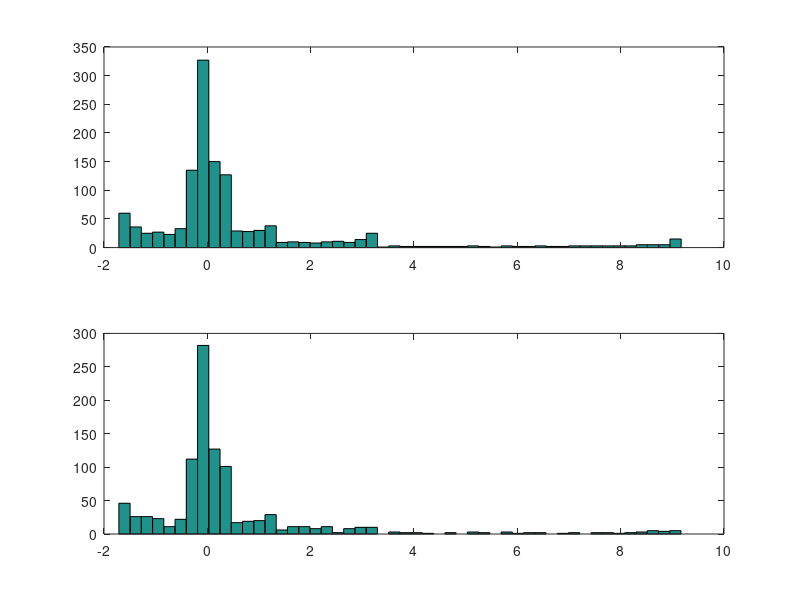

MATLAB code to generate this figure:
%---------------------------------------------
%	Author:	Pratik Shah
%	Place:	Gandhinagar
%	Date:	20 Jan, 2021
%
%	Experiment on Simulated Annealing
%	Markov Chain with transition probability	
%	as a function of temperature and 
%	stationary distribution of objective values 
%	
%--------------------------------------------

clear all;
close all;

t = 0:.01:4*pi;

% Objective function
function [f] = energy(t)
f = exp(-t/pi) .*( 5*sin(t)+4*sin(4*t)+3*sin(3*t)+2*sin(2*t));
end


% Plot distribution of objective values
F = energy(t);
[h, l] = hist(F, 50);
h = h/length(t);

N = length(t);
K = 1000; c=100;
s_init = 1;

function [p] = prob_calc(F1, F2, c)
	if F2 < F1
		p = 1;
	else
		p = exp((F1-F2)/c);
	end
end


p =[]; s = s_init;
for iter = 1:K
% Choose a state from 1:N randomly
	s_next = randperm(N,1);
	p(s_init,s_next)= prob_calc(F(s_init),F(s_next), c);
	if rand < p(s_init, s_next)
		s_init = s_next;
		s = [s s_init];
	end	
end


figure(1); subplot(2,1,1); hist(F,50); 
subplot(2,1,2); hist(F(s),50);

